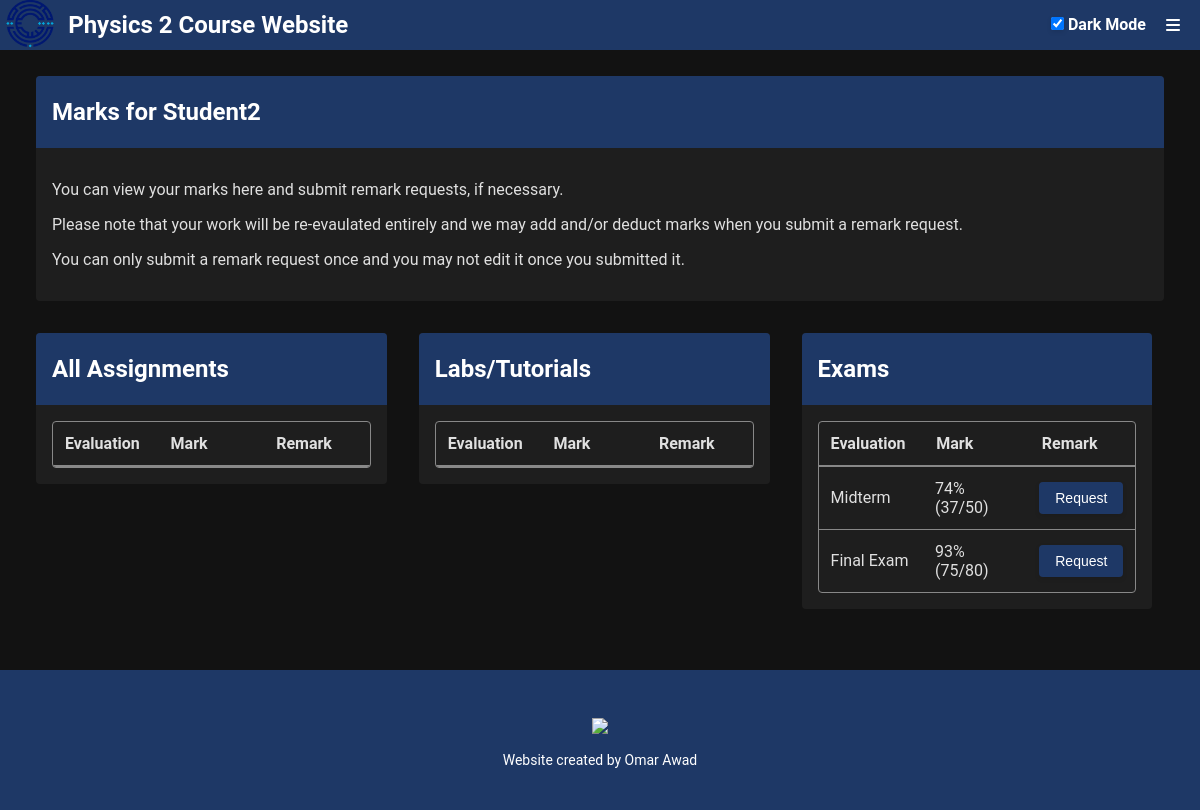
Screenshot of /grades (signed in) with the database file from the repository.
### src/app.py (models this page shows, shortened)
class Mark(db.Model):
    __tablename__ = 'marks'
    markId = db.Column(db.Integer, primary_key=True)
    userId = db.Column(db.Integer, db.ForeignKey('users.userId', ondelete='CASCADE'), nullable=False)
    markGroupId = db.Column(db.Integer, db.ForeignKey('markGroups.groupId', ondelete='CASCADE'), nullable=False)
    grade = db.Column(db.Integer, nullable=False)
    updatedAt = db.Column(db.Integer, nullable=False)
    remark_requests = db.relationship('RemarkRequest', backref='mark', lazy=True)

class MarkGroup(db.Model):
    __tablename__ = 'markGroups'
    groupId = db.Column(db.Integer, primary_key=True)
    title = db.Column(db.String(255), nullable=False)
    maxGrade = db.Column(db.Integer, nullable=False)
    createdAt = db.Column(db.Integer, nullable=False)
    releasedAt = db.Column(db.Integer, nullable=False)
    marks = db.relationship('Mark', backref='mark_group', lazy=True)
    remark_requests = db.relationship('RemarkRequest', backref='mark_group', lazy=True)

### src/app.py (the view, shortened to what this page needs)
@app.route('/grades')
def grades():
    if 'userId' not in session:
        return redirect(url_for('login', message="Please login to access the grades."))
    current_user_id = session.get('userId')
    current_time = int(time.time())
    if session.get('userInfo', {}).get('accountType') == 'stu':
        student_marks = db.session.query(Mark, MarkGroup, RemarkRequest)\
                            .join(MarkGroup, Mark.markGroupId == MarkGroup.groupId)\
                            .outerjoin(RemarkRequest, Mark.markId == RemarkRequest.markId)\
                            .filter(Mark.userId == current_user_id)\
                            .all()
        return render_template('grades_student.html', student_marks = student_marks, current_time = current_time)

### src/templates/grades_student.html (shortened to what this page needs)
{% extends 'base.html' %}
{% from 'components/grades_table_row_student.html' import grades_table_row_student %}
{% from 'components/modal_regrade_request.html' import modal_regrade_request %}
{% block content %}
<div class="main-container">
    <div class="flex-container">
        <div class="no-flex">
            <div class="container">
                <div class="container-header">
                    <h2>Marks for {{ session['userInfo']['displayName'] }}</h2>
                </div>
                <div class="container-content">
                    <p>You can view your marks here and submit remark requests, if necessary.</p>
                    <p>Please note that your work will be re-evaulated entirely and we may add and/or deduct marks when you submit a remark request.</p>
                    <p>You can only submit a remark request once and you may not edit it once you submitted it.</p>
                </div>
            </div>
        </div>
    </div>
    <div class="contain-33 flex-container">
        <div class="flex-33">
            <div class="container">
                <div class="container-header">
                    <h2>All Assignments</h2>
                </div>
                <div class="container-content">
                    <div class="grades-table">
                        <div class="table-header">
                            <div class="header-cell">Evaluation</div>
                            <div class="header-cell">Mark</div>
                            <div class="header-cell">Remark</div>
                        </div>
                    </div>
                </div>
            </div>
        </div>
        <div class="flex-33">
            <div class="container">
                <div class="container-header">
                    <h2>Labs/Tutorials</h2>
                </div>
                <div class="container-content">
                    <div class="grades-table">
                        <div class="table-header">
                            <div class="header-cell">Evaluation</div>
                            <div class="header-cell">Mark</div>
                            <div class="header-cell">Remark</div>
                        </div>
                    </div>
                </div>
            </div>
        </div>
        <div class="flex-33">
            <div class="container">
                <div class="container-header">
                    <h2>Exams</h2>
                </div>
                <div class="container-content">
                    <div class="grades-table">
                        <div class="table-header">
                            <div class="header-cell">Evaluation</div>
                            <div class="header-cell">Mark</div>
                            <div class="header-cell">Remark</div>
                        </div>
                        {% for mark in student_marks %}
                            {% if ("exam" in mark[1].title.lower() or "midterm" in mark[1].title.lower() or "final" in mark[1].title.lower()) %}
                                {{ grades_table_row_student(mark, current_time) }}
                            {% endif %}
                        {% endfor %}
                    </div>
                </div>
            </div>
        </div>
    </div>
</div>
{% endblock %}

### src/templates/components/grades_table_row_student.html
{% macro grades_table_row_student(mark, current_time) %}
<div class="table-row">
    <div class="table-cell">{{ mark[1].title }}</div>
    {% if mark[1].releasedAt <= current_time %}
        <div class="table-cell">{{ 100 * mark[0].grade // mark[1].maxGrade }}% ({{ mark[0].grade }}/{{ mark[1].maxGrade }})</div>
    {% endif %}
    <div class="table-cell">
        {% if not mark[2] and mark[1].releasedAt <= current_time %}
        <button class="regrade-button" data-mark-id="{{ mark[0].markId }}" data-mark-group-title="{{ mark[1].title }}">Request</button>
        {% elif mark[2] and mark[2].status == 'Pending' %}
        <span class="muted">Requested (Pending)</span>
        {% elif mark[2] and mark[2].status == 'Approved' %}
        <span class="success-message">Approved</span>
        {% elif mark[2] and mark[2].status == 'Rejected' %}
        <span class="error-message">Rejected</span>
        {% else %}
        <span class="muted">Not released yet</span>
        {% endif %}
    </div>
</div>
{% endmacro %}

### src/static/css/styles.css (style rules this page uses)
:root { --body-background: #ECF0F3; --body-color: #0d0d0d; --container-background: white; --dropdown-hover-color: #0d0d0d; --dropdown-hover-background: #f0f0f0; }
[data-theme="dark"] { --body-background: #121212; --body-color: #e0e0e0; --container-background: #1e1e1e; --dropdown-hover-color: #e0e0e0; --dropdown-hover-background: #333; }
body { font-family: 'Roboto', sans-serif; padding: 0; margin: 0; background-color: var(--body-background); color: var(--body-color); }
.main-container { margin-top: 50px; padding: 10px 20px; color: #fae3e3; min-height: calc(100vh - 200px); }
.flex-container { display: flex; }
.no-flex { width: 100%; }
.flex-33 { width: 33%; }
.container { margin: 16px; border-radius: 4px; animation: floatUp 0.8s ease-out forwards; opacity: 0; overflow: auto; background-color: var(--container-background); color: var(--body-color); }
.container-header { background-color: #1E3866; color: white; padding: 2px 16px; }
.container-content { padding: 16px; }
button { border-radius: 4px; padding: 8px 16px; font-size: 14px; border: none; box-shadow: 0 2px 5px rgba(0, 0, 0, 0.1); background-color: #1E3866; color: white; cursor: pointer; }
.grades-table { display: flex; flex-direction: column; border: 1px solid #888; border-radius: 4px; overflow: scroll; }
.table-header { display: flex; font-weight: bold; border-bottom: 2px solid #888; }
.table-row { display: flex; border-bottom: 1px solid #888; }
.table-row:last-child { border-bottom: none; }
.header-cell, .table-cell { flex: 1; padding: 12px; display: flex; align-items: center; }

### rows the page displays
Mark: title "Midterm", 100*mark[0].grade//mark[1].maxGrade "74", grade "37", maxGrade "50"
Mark: title "Final Exam", 100*mark[0].grade//mark[1].maxGrade "93", grade "75", maxGrade "80"

### other values shown
{{ session['userInfo']['displayName'] }} "Student2"
